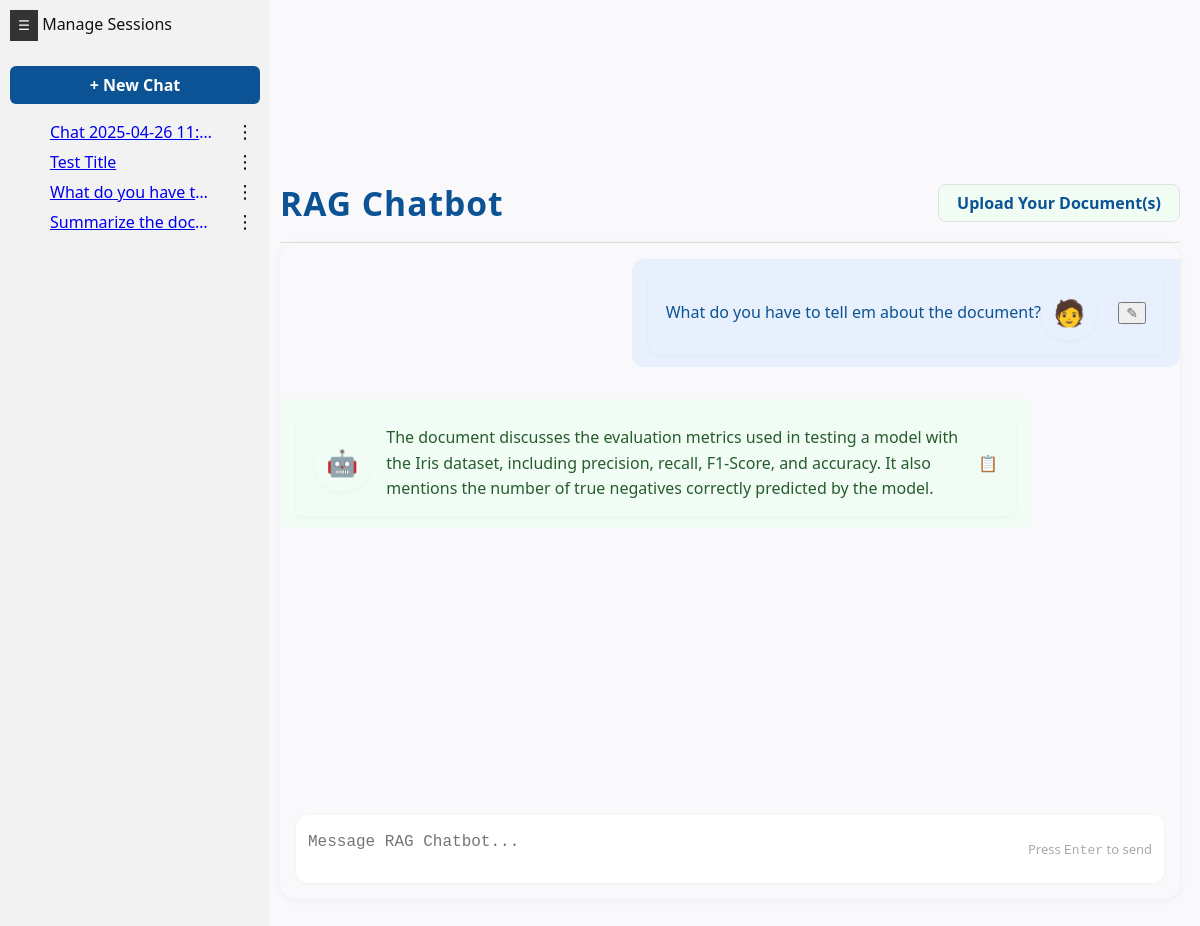
The page /session/65ad5060-d19d-4aec-9556-420239928975 on the database its author committed.
### tables this page shows
CREATE TABLE messages (
        id INTEGER PRIMARY KEY AUTOINCREMENT,
        session_id TEXT,
        sender TEXT,
        content TEXT,
        created_at TEXT,
        FOREIGN KEY(session_id) REFERENCES sessions(id)
    );

### app/ui/routes.py (the view)
@ui_blueprint.route('/session/<session_id>')
def view_session(session_id):
    flask_session['chat_session_id'] = session_id
    messages = get_messages(session_id)
    sessions = get_all_sessions()
    return render_template('index.html', messages=messages, sessions=sessions)

### app/db/session_store.py (called while the page is built)
def get_messages(session_id: str) -> List[Dict]:
    conn = sqlite3.connect(DB_PATH)
    c = conn.cursor()
    c.execute("SELECT id, sender, content, created_at FROM messages WHERE session_id = ? ORDER BY created_at", (session_id,))
    messages = [{"id": row[0], "sender": row[1], "content": row[2], "created_at": row[3]} for row in c.fetchall()]
    conn.close()
    return messages

def get_all_sessions() -> List[Dict]:
    conn = sqlite3.connect(DB_PATH)
    c = conn.cursor()
    c.execute("SELECT id, title FROM sessions ORDER BY created_at DESC")
    sessions = [{"id": row[0], "title": row[1]} for row in c.fetchall()]
    conn.close()
    return sessions

### app/ui/templates/index.html (shortened to what this page needs)
{% extends "layout.html" %} {% block styles %}
<link
  rel="stylesheet"
  href="{{ url_for('static', filename='css/sidebar.css') }}"
/>
{% endblock %} {% block content %}
<div class="gpt-chat-header">
  <h2 class="gpt-title">RAG Chatbot</h2>
  <nav class="gpt-nav">
    <a href="{{ url_for('ui.upload') }}" class="gpt-nav-link"
      >Upload Your Document(s)</a
    >
  </nav>
</div>
<div class="chat-container gpt-chat-container">
  <div class="gpt-chat-messages">
    {% for m in messages %} {% if m.sender == "user" %}
    <div
      class="message user gpt-user"
      data-message-id="{{ m.id }}"
      data-original="{{ m.content }}"
    >
      <div class="gpt-bubble gpt-bubble-user">
        <span class="gpt-user-text">{{ m.content }}</span>
        <span class="gpt-avatar user-avatar gpt-avatar-middle">🧑</span>
        <button class="edit-btn" title="Edit">✎</button>
      </div>
    </div>
    {% else %}
    <div class="message bot gpt-bot">
      <div class="gpt-bubble gpt-bubble-bot">
        <span class="gpt-avatar bot-avatar gpt-avatar-middle">🤖</span>
        {{ m.content }}<span class="copy-icon" title="Copy">📋</span>
      </div>
    </div>
    {% endif %} {% endfor %}
  </div>
  <form id="gpt-chat-form" method="POST" action="/chat" autocomplete="off">
    <div class="gpt-input-row">
      <textarea
        id="gpt-input"
        name="query"
        rows="1"
        required
        placeholder="Message RAG Chatbot..."
        autofocus
      ></textarea>
      <div class="gpt-input-hint">Press <kbd>Enter</kbd> to send</div>
    </div>
  </form>
</div>
{% endblock %}

### app/ui/templates/layout.html (shortened to what this page needs)
<!DOCTYPE html>
<html lang="en">
  <head>
    <link
      rel="stylesheet"
      href="{{ url_for('static', filename='css/styles.css') }}"
    />
    <link
      rel="stylesheet"
      href="{{ url_for('static', filename='css/chat.css') }}"
    />
    <link
      rel="stylesheet"
      href="{{ url_for('static', filename='theme.css') }}"
    />
    {% block styles %}{% endblock %}
  </head>
  <body>
    <header>
      <h1>RAG Chatbot</h1>
      <nav>
        <a href="{{ url_for('ui.upload') }}">Upload Document(s)</a>
      </nav>
    </header>
    {% include 'partials/sidebar.html' %}
    <main class="chat-main">
       {% block content %}{% endblock %}
    </main>
  </body>
</html>

### app/ui/templates/partials/sidebar.html (shortened to what this page needs)
<div id="sidebar" class="sidebar">
    <button id="toggleSidebar" class="toggle-btn">☰</button>
    Manage Sessions
    <div class="new-chat-container">
      <a href="{{ url_for('ui.new_chat') }}" class="new-chat-button">+ New Chat</a>
    </div>
    <ul class="session-list">
      {% for s in sessions %}
        <li class="session-item">
          <a href="{{ url_for('ui.view_session', session_id=s.id) }}">{{ s.title }}</a>
          <div class="kebab-menu">
            <button class="kebab-btn">⋮</button>
          </div>
        </li>
      {% endfor %}
    </ul>
  </div>

### app/ui/static/css/styles.css (style rules this page uses)
body { font-family: Arial, sans-serif; margin: 40px; background: #f9f9f9; }
header { margin-bottom: 20px; }

### app/ui/static/css/chat.css (style rules this page uses)
.chat-main { margin-left: 260px; padding: 20px; max-width: 100%; min-height: 100vh; box-sizing: border-box; }
.chat-container { display: flex; flex-direction: column; gap: 12px; }
.message { max-width: 80%; padding: 12px 16px; border-radius: 12px; line-height: 1.5; font-size: 15px; word-break: break-word; white-space: pre-wrap; }
.message.user { align-self: flex-end; background-color: #e8f0fe; color: #0b5394; border-top-right-radius: 0; }
.message.bot { align-self: flex-start; background-color: #f1fdf4; color: #265c2e; border-top-left-radius: 0; }
.copy-icon { font-size: 16px; cursor: pointer; margin-left: 10px; }
.edit-btn { font-size: 14px; cursor: pointer; margin-left: 5px; color: #666; }
.gpt-chat-container { display: flex; flex-direction: column; height: 80vh; max-width: 700px; margin: 0 auto; background: var(--bg-main, #f9f9fb); border-radius: 16px; box-shadow: var(--shadow, 0 1px 8px rgba(0, 0, 0, 0.05)); padding: 0 0 16px 0; overflow: hidden; position: relative; }
.gpt-chat-messages { flex: 1 1 auto; overflow-y: auto; padding: 0 0 8px 0; display: flex; flex-direction: column; }
.gpt-chat-header { display: flex; align-items: center; justify-content: space-between; max-width: 700px; margin: 32px auto 0 auto; padding: 0 0 16px 0; border-bottom: 1px solid #e0e0e0; }
.gpt-title { font-size: 2.1rem; font-weight: 700; color: #0b5394; margin: 0; letter-spacing: 1px; }
.gpt-nav { display: flex; gap: 18px; }
.gpt-nav-link { color: #0b5394; background: #f1fdf4; padding: 7px 18px; border-radius: 8px; font-weight: 600; text-decoration: none; font-size: 1rem; transition: background 0.18s, color 0.18s; border: 1px solid #e0e0e0; }
.gpt-user, .gpt-bot { display: flex; align-items: flex-end; margin: 16px 0; }
.gpt-user { flex-direction: row-reverse; }
.gpt-avatar { width: 40px; height: 40px; border-radius: 50%; background: #e8f0fe; color: #0b5394; display: flex; align-items: center; justify-content: center; font-size: 22px; margin: 0 12px; box-shadow: 0 1px 4px rgba(0, 0, 0, 0.04); }
.bot-avatar { background: #f1fdf4; color: #265c2e; }
.gpt-bubble { display: flex; align-items: center; background: #fff; border-radius: 12px; padding: 14px 18px; font-size: 16px; line-height: 1.6; box-shadow: 0 1px 4px rgba(0, 0, 0, 0.04); min-width: 60px; word-break: break-word; white-space: pre-wrap; width: 100%; justify-content: flex-start; }
.gpt-avatar-middle { align-self: center; margin-right: 16px; margin-left: 0; flex-shrink: 0; font-size: 1.6em; height: 2.2em; width: 2.2em; display: flex; align-items: center; justify-content: center; }
.gpt-bubble-user .gpt-avatar-middle { margin-left: 0; margin-right: 16px; }
.gpt-bubble-bot .gpt-avatar-middle { margin-right: 16px; margin-left: 0; }
.gpt-user .gpt-bubble { background: #e8f0fe; color: #0b5394; border-bottom-right-radius: 4px; }
.gpt-bot .gpt-bubble { background: #f1fdf4; color: #265c2e; border-bottom-left-radius: 4px; width: 100%; justify-content: flex-start; }
.gpt-input-row { display: flex; align-items: center; background: #fff; border-radius: 12px; box-shadow: 0 1px 4px rgba(0, 0, 0, 0.04); margin: 0 16px; padding: 8px 12px; position: sticky; bottom: 0; z-index: 2; }
#gpt-input { flex: 1; border: none; outline: none; font-size: 16px; padding: 10px 0; resize: none; background: transparent; min-height: 32px; max-height: 120px; }
.gpt-input-hint { color: #aaa; font-size: 13px; margin-left: 12px; user-select: none; }
@media (max-width: 1200px) { .gpt-chat-container, .gpt-chat-header { max-width: 98vw; } }

### app/ui/static/theme.css (style rules this page uses)
:root { --bg-main: #f9f9fb; --bg-sidebar: #ffffff; --color-primary: #0b5394; --color-success: #265c2e; --text-main: #111; --text-light: #444; --radius: 12px; --shadow: 0 1px 8px rgba(0,0,0,0.05); }
body { background-color: var(--bg-main); color: var(--text-main); font-family: "Segoe UI", sans-serif; margin: 0; }

### rows shown on the page
messages: content "What do you have to tell em about the document?"
messages: content "The document discusses the evaluation metrics used in testing a model with the Iris dataset, including precision, recall, F1-Score, and accuracy. It also mentions the number of true negatives correctly predicted by the model."

### other values the page prints
{{ s.title }} "Chat 2025-04-26 11:…"
{{ s.title }} "Test Title"
{{ s.title }} "What do you have t…"
{{ s.title }} "Summarize the doc…"
